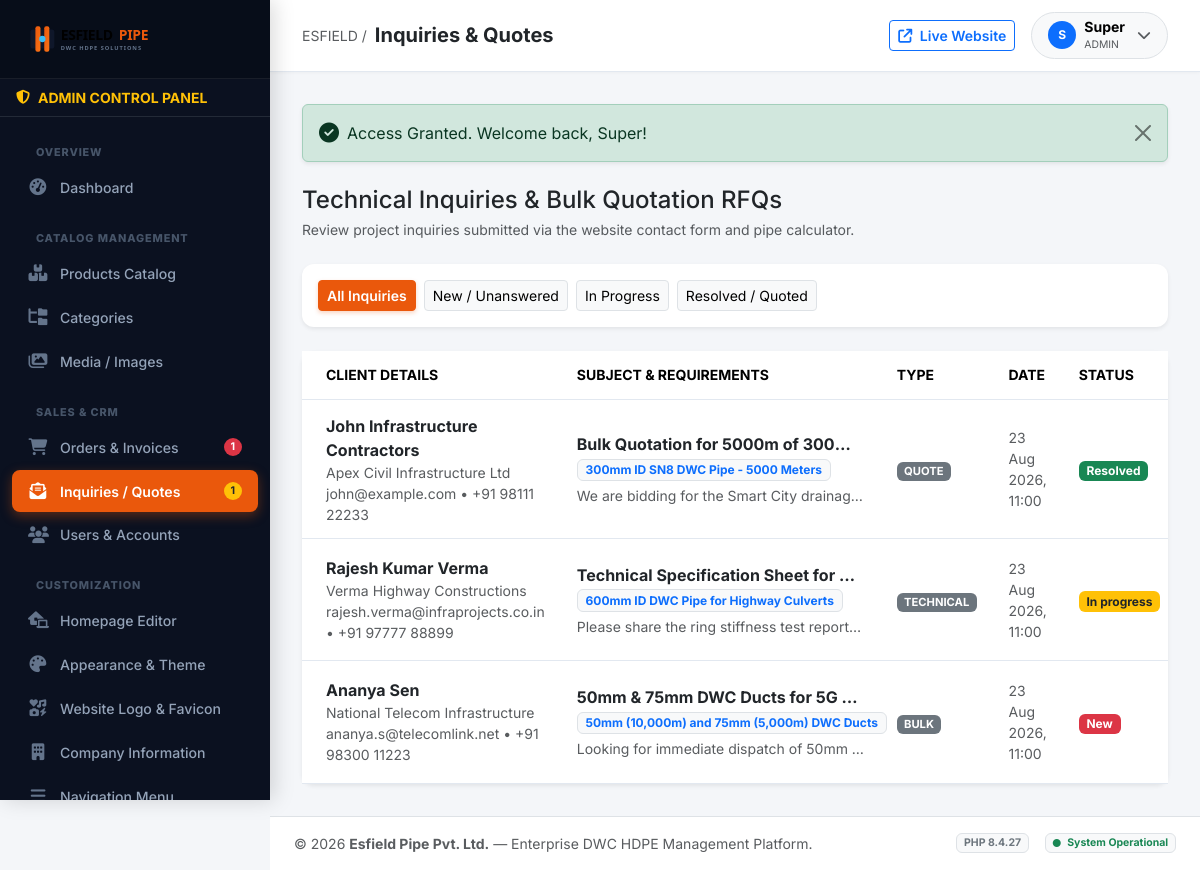
/admin/inquiries.php (signed in), run on the app's committed database.
### tables this page shows
CREATE TABLE `users` (
    `id` INT AUTO_INCREMENT PRIMARY KEY,
    `name` VARCHAR(100) NOT NULL,
    `email` VARCHAR(150) NOT NULL UNIQUE,
    `password` VARCHAR(255) NOT NULL,
    `role` ENUM('admin', 'editor', 'customer') DEFAULT 'customer',
    `phone` VARCHAR(20) NULL,
    `company_name` VARCHAR(150) NULL,
    `gstin` VARCHAR(30) NULL,
    `address` TEXT NULL,
    `city` VARCHAR(100) NULL,
    `state` VARCHAR(100) NULL,
    `pincode` VARCHAR(20) NULL,
    `status` ENUM('active', 'blocked') DEFAULT 'active',
    `reset_token` VARCHAR(100) NULL,
    `reset_expires` DATETIME NULL,
    `created_at` TIMESTAMP DEFAULT CURRENT_TIMESTAMP,
    `updated_at` TIMESTAMP DEFAULT CURRENT_TIMESTAMP ON UPDATE CURRENT_TIMESTAMP
);

CREATE TABLE `support_inquiries` (
    `id` INT AUTO_INCREMENT PRIMARY KEY,
    `user_id` INT NULL,
    `name` VARCHAR(100) NOT NULL,
    `email` VARCHAR(150) NOT NULL,
    `phone` VARCHAR(20) NULL,
    `company` VARCHAR(150) NULL,
    `subject` VARCHAR(200) NOT NULL,
    `inquiry_type` ENUM('quote', 'technical', 'support', 'bulk', 'general') DEFAULT 'quote',
    `pipe_requirement` TEXT NULL,
    `message` TEXT NOT NULL,
    `status` ENUM('new', 'in_progress', 'resolved', 'closed') DEFAULT 'new',
    `admin_reply` TEXT NULL,
    `created_at` TIMESTAMP DEFAULT CURRENT_TIMESTAMP,
    `updated_at` TIMESTAMP DEFAULT CURRENT_TIMESTAMP ON UPDATE CURRENT_TIMESTAMP,
    FOREIGN KEY (`user_id`) REFERENCES `users`(`id`) ON DELETE SET NULL
);

### config/config.php (called while the page is built, shortened)
<?php
function get_settings(): array {
    static $settings = null;
    if ($settings === null) {
        try {
            $db = get_db();
            $stmt = $db->query("SELECT `key_name`, `key_value` FROM `settings`");
            $settings = [];
            while ($row = $stmt->fetch()) {
                $settings[$row['key_name']] = $row['key_value'];
            }
        } catch (Exception $e) {
            $settings = [];
        }
    }
    return $settings;
}
function get_setting(string $key, string $default = ''): string {
    $settings = get_settings();
    return $settings[$key] ?? $default;
}

### includes/auth.php (called while the page is built, shortened)
<?php
require_once __DIR__ . '/../config/config.php';
require_once __DIR__ . '/functions.php';
function is_logged_in(): bool {
    return !empty($_SESSION['user_id']);
}
function current_user(): ?array {
    static $user = null;
    if ($user === null) {
        try {
            $db = get_db();
            $stmt = $db->prepare("SELECT * FROM `users` WHERE `id` = ? AND `status` = 'active'");
            $stmt->execute([$_SESSION['user_id']]);
            $user = $stmt->fetch() ?: null;
        } catch (Exception $e) {
            return null;
        }
    }
    return $user;
}
function is_editor_or_admin(): bool {
    $user = current_user();
    return $user && in_array($user['role'], ['admin', 'editor']);
}
function require_editor_or_admin(): void {
    if (!is_editor_or_admin()) {
        set_flash('danger', 'Access denied. Staff privileges required.');
        header('Location: ' . BASE_URL . 'index.php');
        exit;
    }
}

### admin/inquiries.php (the view, shortened to what this page needs)
<?php
$pageTitle = "Inquiries & Quotes";
require_once __DIR__ . '/includes/header.php';
$db = get_db();
$status = trim($_GET['status'] ?? '');
$query = "SELECT * FROM `support_inquiries` WHERE 1=1";
$params = [];
$query .= " ORDER BY `created_at` DESC";
$stmt = $db->prepare($query);
$stmt->execute($params);
$inquiries = $stmt->fetchAll();
?>
<div class="d-flex flex-column flex-md-row justify-content-between align-items-md-center gap-3 mb-4">
    <div>
        <h4 class="fw-black mb-1 text-dark">Technical Inquiries & Bulk Quotation RFQs</h4>
        <p class="text-muted small mb-0">Review project inquiries submitted via the website contact form and pipe calculator.</p>
    </div>
</div>
<div class="card border-0 shadow-sm mb-4">
    <div class="card-body p-3">
        <div class="d-flex flex-wrap gap-2">
            <a href="inquiries.php" class="btn btn-sm <?= empty($status) ? 'btn-primary' : 'btn-light border' ?>">All Inquiries</a>
            <a href="inquiries.php?status=new" class="btn btn-sm <?= $status === 'new' ? 'btn-primary' : 'btn-light border' ?>">New / Unanswered</a>
            <a href="inquiries.php?status=in_progress" class="btn btn-sm <?= $status === 'in_progress' ? 'btn-primary' : 'btn-light border' ?>">In Progress</a>
            <a href="inquiries.php?status=resolved" class="btn btn-sm <?= $status === 'resolved' ? 'btn-primary' : 'btn-light border' ?>">Resolved / Quoted</a>
        </div>
    </div>
</div>
<div class="card border-0 shadow-sm">
    <div class="card-body p-0">
        <div class="table-responsive">
            <table class="table table-hover align-middle mb-0">
                <thead class="bg-light text-muted small text-uppercase">
                    <tr>
                        <th class="ps-4">Client Details</th>
                        <th>Subject & Requirements</th>
                        <th>Type</th>
                        <th>Date</th>
                        <th>Status</th>
                    </tr>
                </thead>
                <tbody>
                    <?php if (empty($inquiries)): ?>
                        <tr><td colspan="6" class="text-center py-5 text-muted">No inquiries found.</td></tr>
                    <?php else: ?>
                        <?php foreach($inquiries as $inq): ?>
                        <tr>
                            <td class="ps-4">
                                <div class="fw-bold text-dark"><?= htmlspecialchars($inq['name']) ?></div>
                                <div class="small text-muted"><?= htmlspecialchars($inq['company'] ?? 'Individual') ?></div>
                                <div class="small text-muted"><?= htmlspecialchars($inq['email']) ?> &bull; <?= htmlspecialchars($inq['phone'] ?? '') ?></div>
                            </td>
                            <td style="max-width: 320px;">
                                <div class="fw-bold text-dark text-truncate"><?= htmlspecialchars($inq['subject']) ?></div>
                                <?php if (!empty($inq['pipe_requirement'])): ?>
                                    <div class="badge bg-light text-primary border mb-1"><?= htmlspecialchars($inq['pipe_requirement']) ?></div>
                                <?php endif; ?>
                                <div class="small text-muted text-truncate"><?= htmlspecialchars($inq['message']) ?></div>
                            </td>
                            <td>
                                <span class="badge bg-secondary text-uppercase" style="font-size: 0.7rem;">
                                    <?= $inq['inquiry_type'] ?>
                                </span>
                            </td>
                            <td class="small text-muted">
                                <?= date('d M Y, H:i', strtotime($inq['created_at'])) ?>
                            </td>
                            <td>
                                <span class="badge <?= $inq['status'] === 'new' ? 'bg-danger' : ($inq['status'] === 'in_progress' ? 'bg-warning text-dark' : 'bg-success text-white') ?>">
                                    <?= ucfirst(str_replace('_', ' ', $inq['status'])) ?>
                                </span>
                            </td>
                        </tr>
                        <?php endforeach; ?>
                    <?php endif; ?>
                </tbody>
            </table>
        </div>
    </div>
</div>
<?php require_once __DIR__ . '/includes/footer.php'; ?>

### admin/includes/header.php (shortened to what this page needs)
<?php
require_once __DIR__ . '/../../config/config.php';
require_once __DIR__ . '/../../includes/auth.php';
require_once __DIR__ . '/../../includes/functions.php';
require_editor_or_admin();
$user = current_user();
$siteName = get_setting('site_name', 'Esfield Pipe');
$siteLogo = get_setting('site_logo', 'assets/images/logo.svg');
$currentPage = basename($_SERVER['PHP_SELF']);
try {
    $db = get_db();
    $pendingOrdersCount = $db->query("SELECT COUNT(*) FROM `orders` WHERE `order_status` = 'pending'")->fetchColumn() ?: 0;
    $newInquiriesCount = $db->query("SELECT COUNT(*) FROM `support_inquiries` WHERE `status` = 'new'")->fetchColumn() ?: 0;
} catch (Exception $e) {
    $pendingOrdersCount = 0;
    $newInquiriesCount = 0;
}
?>
<!DOCTYPE html>
<html lang="en">
<head>
    <link href="https://cdn.jsdelivr.net/npm/bootstrap@5.3.3/dist/css/bootstrap.min.css" rel="stylesheet">
    <link href="https://cdnjs.cloudflare.com/ajax/libs/font-awesome/6.5.1/css/all.min.css" rel="stylesheet">
</head>
<body>
<aside class="admin-sidebar" id="adminSidebar">
    <div class="sidebar-brand-box d-flex align-items-center justify-content-between">
        <a href="dashboard.php" class="d-flex align-items-center gap-2 text-decoration-none">
            <img src="<?= BASE_URL . $siteLogo ?>" alt="ESFIELD">
        </a>
    </div>
    <div class="px-3 py-2 text-warning small fw-bold border-bottom border-secondary border-opacity-25 d-flex align-items-center gap-2">
        <i class="fa-solid fa-shield-halved"></i>
        <span>ADMIN CONTROL PANEL</span>
    </div>
    <nav class="sidebar-nav">
        <div class="sidebar-section-title">Overview</div>
        <a href="dashboard.php" class="nav-link <?= $currentPage === 'dashboard.php' ? 'active' : '' ?>">
            <i class="fa-solid fa-gauge-high"></i>
            <span>Dashboard</span>
        </a>
        <div class="sidebar-section-title">Catalog Management</div>
        <a href="products.php" class="nav-link <?= in_array($currentPage, ['products.php', 'product-add.php', 'product-edit.php']) ? 'active' : '' ?>">
            <i class="fa-solid fa-boxes-stacked"></i>
            <span>Products Catalog</span>
        </a>
        <a href="categories.php" class="nav-link <?= $currentPage === 'categories.php' ? 'active' : '' ?>">
            <i class="fa-solid fa-folder-tree"></i>
            <span>Categories</span>
        </a>
        <a href="media.php" class="nav-link <?= $currentPage === 'media.php' ? 'active' : '' ?>">
            <i class="fa-solid fa-images"></i>
            <span>Media / Images</span>
        </a>
        <div class="sidebar-section-title">Sales & CRM</div>
        <a href="orders.php" class="nav-link <?= in_array($currentPage, ['orders.php', 'order-detail.php']) ? 'active' : '' ?>">
            <i class="fa-solid fa-cart-shopping"></i>
            <span>Orders & Invoices</span>
            <?php if ($pendingOrdersCount > 0): ?>
                <span class="badge bg-danger rounded-pill ms-auto"><?= $pendingOrdersCount ?></span>
            <?php endif; ?>
        </a>
        <a href="inquiries.php" class="nav-link <?= in_array($currentPage, ['inquiries.php', 'inquiry-detail.php']) ? 'active' : '' ?>">
            <i class="fa-solid fa-envelope-open-text"></i>
            <span>Inquiries / Quotes</span>
            <?php if ($newInquiriesCount > 0): ?>
                <span class="badge bg-warning text-dark rounded-pill ms-auto"><?= $newInquiriesCount ?></span>
            <?php endif; ?>
        </a>
        <a href="users.php" class="nav-link <?= in_array($currentPage, ['users.php', 'user-edit.php']) ? 'active' : '' ?>">
            <i class="fa-solid fa-users"></i>
            <span>Users & Accounts</span>
        </a>
        <div class="sidebar-section-title">Customization</div>
        <a href="homepage.php" class="nav-link <?= $currentPage === 'homepage.php' ? 'active' : '' ?>">
            <i class="fa-solid fa-house-laptop"></i>
            <span>Homepage Editor</span>
        </a>
        <a href="appearance.php" class="nav-link <?= $currentPage === 'appearance.php' ? 'active' : '' ?>">
            <i class="fa-solid fa-palette"></i>
            <span>Appearance & Theme</span>
        </a>
        <a href="logo.php" class="nav-link <?= $currentPage === 'logo.php' ? 'active' : '' ?>">
            <i class="fa-solid fa-icons"></i>
            <span>Website Logo & Favicon</span>
        </a>
        <a href="company.php" class="nav-link <?= $currentPage === 'company.php' ? 'active' : '' ?>">
            <i class="fa-solid fa-building"></i>
            <span>Company Information</span>
        </a>
        <a href="navigation.php" class="nav-link <?= $currentPage === 'navigation.php' ? 'active' : '' ?>">
            <i class="fa-solid fa-bars"></i>
            <span>Navigation Menu</span>
        </a>
    </nav>
</aside>
<div class="admin-wrapper">
    <header class="admin-topbar d-flex justify-content-between align-items-center">
        <div class="d-flex align-items-center gap-3">
            <div class="d-flex align-items-center gap-2">
                <span class="text-muted small d-none d-md-inline">ESFIELD /</span>
                <h5 class="mb-0 fw-bold text-dark"><?= isset($pageTitle) ? htmlspecialchars($pageTitle) : ucfirst(str_replace(['.php', '-'], ['', ' '], $currentPage)) ?></h5>
            </div>
        </div>
        <div class="d-flex align-items-center gap-3">
            <a href="<?= BASE_URL ?>" target="_blank" class="btn btn-sm btn-outline-primary fw-semibold">
                <i class="fa-solid fa-arrow-up-right-from-square me-1"></i> <span class="d-none d-sm-inline">Live Website</span>
            </a>
            <div class="dropdown">
                <button class="btn btn-light border d-flex align-items-center gap-2 py-1.5 px-3 rounded-pill" type="button" data-bs-toggle="dropdown">
                    <div class="bg-primary text-white rounded-circle d-flex align-items-center justify-content-center fw-bold" style="width: 28px; height: 28px; font-size: 0.75rem;">
                        <?= strtoupper(substr($user['name'] ?? 'A', 0, 1)) ?>
                    </div>
                    <div class="text-start d-none d-md-block" style="line-height: 1.1;">
                        <span class="fw-bold d-block small"><?= htmlspecialchars(explode(' ', $user['name'] ?? 'Admin')[0]) ?></span>
                        <span class="text-muted" style="font-size: 0.65rem;"><?= strtoupper($user['role'] ?? 'ADMIN') ?></span>
                    </div>
                    <i class="fa-solid fa-chevron-down text-muted small ms-1"></i>
                </button>
            </div>
        </div>
    </header>
    <main class="admin-content">
        <?= render_flash() ?>

### data on the page
users: name "S", name "Super", role "ADMIN"
support_inquiries: name "John Infrastructure Contractors", company "Apex Civil Infrastructure Ltd", email "john@example.com", phone "+91 98111 22233", subject "Bulk Quotation for 5000m of 300…", pipe_requirement "300mm ID SN8 DWC Pipe - 5000 Meters", message "We are bidding for the Smart City drainag…", inquiry_type "QUOTE", created_at "23 Aug 2026, 11:00", status "Resolved"
support_inquiries: name "Rajesh Kumar Verma", company "Verma Highway Constructions", email "rajesh.verma@infraprojects.co.in", phone "+91 97777 88899", subject "Technical Specification Sheet for…", pipe_requirement "600mm ID DWC Pipe for Highway Culverts", message "Please share the ring stiffness test report…", inquiry_type "TECHNICAL", created_at "23 Aug 2026, 11:00", status "In progress"
support_inquiries: name "Ananya Sen", company "National Telecom Infrastructure", email "ananya.s@telecomlink.net", phone "+91 98300 11223", subject "50mm & 75mm DWC Ducts for 5G…", pipe_requirement "50mm (10,000m) and 75mm (5,000m) DWC Ducts", message "Looking for immediate dispatch of 50mm…", inquiry_type "BULK", created_at "23 Aug 2026, 11:00", status "New"

### other printed values
$pendingOrdersCount "1"
$newInquiriesCount "1"
$pageTitle "Inquiries & Quotes"
$msg "Access Granted. Welcome back, Super!"
get_setting('site_name', 'Esfield Pipe Pvt. Ltd.') "Esfield Pipe Pvt. Ltd."
phpversion() "8.4.27"
